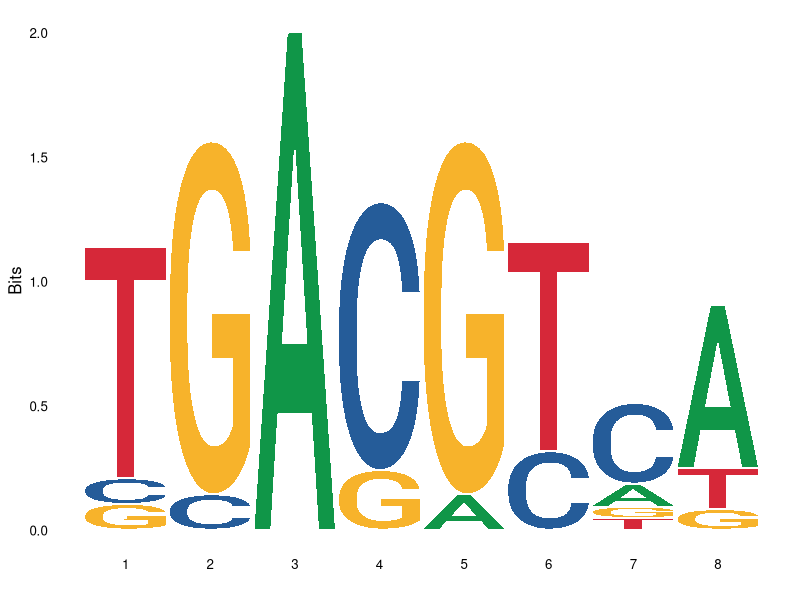
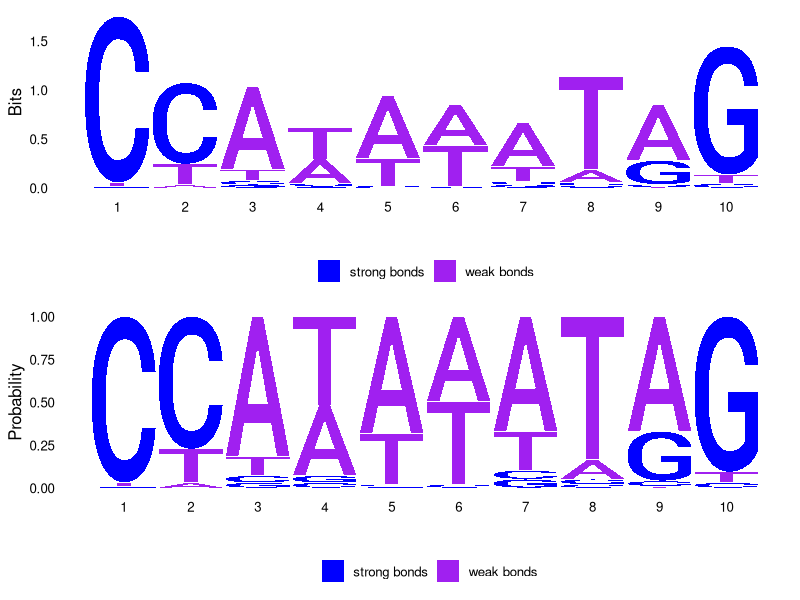

Recreate these plots in R, in order.
#Make sequence logos #######################################################

#Load library
library(ggseqlogo)

#Read position frequency matrix
df = read.table("data_logo1.txt", header=T)

#Make sequence logo
pdf("seq_logo1.pdf", width=4, height=2)
ggseqlogo(as.matrix(df))
garbage=dev.off()

#Read list of DNA sequences (e.g., binding sites of transcription factors)
df = read.table("data_logo2.txt")

#Create custom colour scheme
colors = make_col_scheme(chars=c('A','T','C','G'), groups=c('weak bonds', 'weak bonds', 'strong bonds', 'strong bonds'), cols=c('purple', 'purple', 'blue', 'blue'))

#Make sequence logo
pdf("seq_logo2.pdf", width=4, height=5)
p1 = ggseqlogo(as.character(df$V1), method = 'bits', col_scheme=colors)
p2 = ggseqlogo(as.character(df$V1), method = 'prob', col_scheme=colors)
gridExtra::grid.arrange(p1, p2)
garbage=dev.off()
